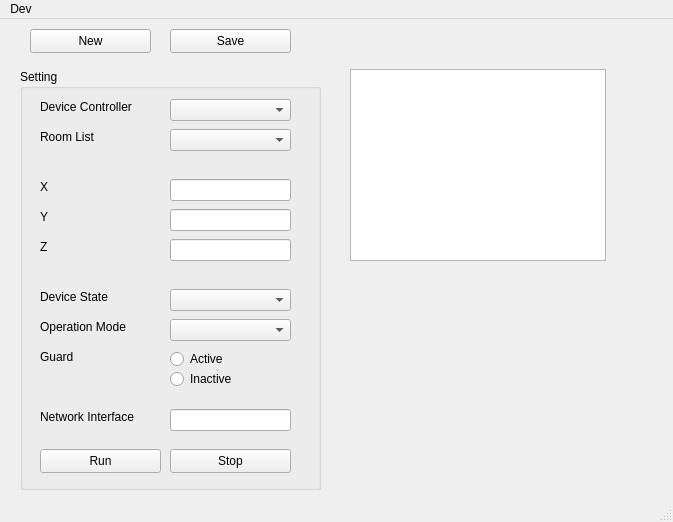
<?xml version="1.0" encoding="UTF-8"?>
<ui version="4.0">
 <class>SimDeviceGUI</class>
 <widget class="QMainWindow" name="SimDeviceGUI">
  <property name="geometry">
   <rect>
    <x>0</x>
    <y>0</y>
    <width>673</width>
    <height>522</height>
   </rect>
  </property>
  <property name="sizePolicy">
   <sizepolicy hsizetype="Fixed" vsizetype="Fixed">
    <horstretch>0</horstretch>
    <verstretch>0</verstretch>
   </sizepolicy>
  </property>
  <property name="windowTitle">
   <string>RHPC Simulator</string>
  </property>
  <widget class="QWidget" name="centralwidget">
   <property name="sizePolicy">
    <sizepolicy hsizetype="Fixed" vsizetype="Fixed">
     <horstretch>0</horstretch>
     <verstretch>0</verstretch>
    </sizepolicy>
   </property>
   <widget class="QGroupBox" name="commandgroupBox">
    <property name="enabled">
     <bool>true</bool>
    </property>
    <property name="geometry">
     <rect>
      <x>20</x>
      <y>50</y>
      <width>301</width>
      <height>421</height>
     </rect>
    </property>
    <property name="title">
     <string>Setting</string>
    </property>
    <widget class="QLabel" name="label_2">
     <property name="geometry">
      <rect>
       <x>20</x>
       <y>30</y>
       <width>101</width>
       <height>16</height>
      </rect>
     </property>
     <property name="text">
      <string>Device Controller</string>
     </property>
    </widget>
    <widget class="QLabel" name="label_3">
     <property name="geometry">
      <rect>
       <x>20</x>
       <y>60</y>
       <width>101</width>
       <height>16</height>
      </rect>
     </property>
     <property name="text">
      <string>Room List</string>
     </property>
    </widget>
    <widget class="QLabel" name="label_4">
     <property name="geometry">
      <rect>
       <x>20</x>
       <y>110</y>
       <width>101</width>
       <height>16</height>
      </rect>
     </property>
     <property name="text">
      <string>X</string>
     </property>
    </widget>
    <widget class="QLabel" name="label_5">
     <property name="geometry">
      <rect>
       <x>20</x>
       <y>140</y>
       <width>101</width>
       <height>16</height>
      </rect>
     </property>
     <property name="text">
      <string>Y</string>
     </property>
    </widget>
    <widget class="QLabel" name="label_6">
     <property name="geometry">
      <rect>
       <x>20</x>
       <y>170</y>
       <width>101</width>
       <height>16</height>
      </rect>
     </property>
     <property name="text">
      <string>Z</string>
     </property>
    </widget>
    <widget class="QLabel" name="label_7">
     <property name="geometry">
      <rect>
       <x>20</x>
       <y>220</y>
       <width>101</width>
       <height>16</height>
      </rect>
     </property>
     <property name="frameShape">
      <enum>QFrame::NoFrame</enum>
     </property>
     <property name="text">
      <string>Device State</string>
     </property>
    </widget>
    <widget class="QLabel" name="label_8">
     <property name="geometry">
      <rect>
       <x>20</x>
       <y>250</y>
       <width>101</width>
       <height>16</height>
      </rect>
     </property>
     <property name="frameShape">
      <enum>QFrame::NoFrame</enum>
     </property>
     <property name="text">
      <string>Operation Mode</string>
     </property>
    </widget>
    <widget class="QLabel" name="label_9">
     <property name="geometry">
      <rect>
       <x>20</x>
       <y>280</y>
       <width>101</width>
       <height>16</height>
      </rect>
     </property>
     <property name="frameShape">
      <enum>QFrame::NoFrame</enum>
     </property>
     <property name="text">
      <string>Guard</string>
     </property>
    </widget>
    <widget class="QLabel" name="label_10">
     <property name="geometry">
      <rect>
       <x>20</x>
       <y>340</y>
       <width>101</width>
       <height>16</height>
      </rect>
     </property>
     <property name="frameShape">
      <enum>QFrame::NoFrame</enum>
     </property>
     <property name="text">
      <string>Network Interface</string>
     </property>
    </widget>
    <widget class="QPushButton" name="runButton">
     <property name="geometry">
      <rect>
       <x>20</x>
       <y>380</y>
       <width>121</width>
       <height>24</height>
      </rect>
     </property>
     <property name="text">
      <string>Run</string>
     </property>
    </widget>
    <widget class="QPushButton" name="stopButton">
     <property name="geometry">
      <rect>
       <x>150</x>
       <y>380</y>
       <width>121</width>
       <height>24</height>
      </rect>
     </property>
     <property name="text">
      <string>Stop</string>
     </property>
    </widget>
    <widget class="QComboBox" name="deviceController">
     <property name="geometry">
      <rect>
       <x>150</x>
       <y>30</y>
       <width>121</width>
       <height>22</height>
      </rect>
     </property>
    </widget>
    <widget class="QComboBox" name="roomList">
     <property name="geometry">
      <rect>
       <x>150</x>
       <y>60</y>
       <width>121</width>
       <height>22</height>
      </rect>
     </property>
    </widget>
    <widget class="QLineEdit" name="xPos">
     <property name="geometry">
      <rect>
       <x>150</x>
       <y>110</y>
       <width>121</width>
       <height>22</height>
      </rect>
     </property>
     <property name="alignment">
      <set>Qt::AlignRight|Qt::AlignTrailing|Qt::AlignVCenter</set>
     </property>
    </widget>
    <widget class="QLineEdit" name="yPos">
     <property name="geometry">
      <rect>
       <x>150</x>
       <y>140</y>
       <width>121</width>
       <height>22</height>
      </rect>
     </property>
     <property name="alignment">
      <set>Qt::AlignRight|Qt::AlignTrailing|Qt::AlignVCenter</set>
     </property>
    </widget>
    <widget class="QLineEdit" name="zPos">
     <property name="geometry">
      <rect>
       <x>150</x>
       <y>170</y>
       <width>121</width>
       <height>22</height>
      </rect>
     </property>
     <property name="alignment">
      <set>Qt::AlignRight|Qt::AlignTrailing|Qt::AlignVCenter</set>
     </property>
    </widget>
    <widget class="QComboBox" name="deviceState">
     <property name="geometry">
      <rect>
       <x>150</x>
       <y>220</y>
       <width>121</width>
       <height>22</height>
      </rect>
     </property>
    </widget>
    <widget class="QComboBox" name="operationMode">
     <property name="geometry">
      <rect>
       <x>150</x>
       <y>250</y>
       <width>121</width>
       <height>22</height>
      </rect>
     </property>
    </widget>
    <widget class="QRadioButton" name="guardActive">
     <property name="geometry">
      <rect>
       <x>150</x>
       <y>280</y>
       <width>89</width>
       <height>20</height>
      </rect>
     </property>
     <property name="text">
      <string>Active</string>
     </property>
    </widget>
    <widget class="QRadioButton" name="guardInactive">
     <property name="geometry">
      <rect>
       <x>150</x>
       <y>300</y>
       <width>89</width>
       <height>20</height>
      </rect>
     </property>
     <property name="text">
      <string>Inactive</string>
     </property>
    </widget>
    <widget class="QLineEdit" name="networkInterface">
     <property name="geometry">
      <rect>
       <x>150</x>
       <y>340</y>
       <width>121</width>
       <height>22</height>
      </rect>
     </property>
     <property name="alignment">
      <set>Qt::AlignRight|Qt::AlignTrailing|Qt::AlignVCenter</set>
     </property>
    </widget>
   </widget>
   <widget class="QPushButton" name="newButton">
    <property name="geometry">
     <rect>
      <x>30</x>
      <y>10</y>
      <width>121</width>
      <height>24</height>
     </rect>
    </property>
    <property name="text">
     <string>New</string>
    </property>
   </widget>
   <widget class="QPushButton" name="saveButton">
    <property name="geometry">
     <rect>
      <x>170</x>
      <y>10</y>
      <width>121</width>
      <height>24</height>
     </rect>
    </property>
    <property name="text">
     <string>Save</string>
    </property>
   </widget>
   <widget class="QTableWidget" name="deviceTable">
    <property name="geometry">
     <rect>
      <x>350</x>
      <y>50</y>
      <width>256</width>
      <height>192</height>
     </rect>
    </property>
   </widget>
  </widget>
  <widget class="QMenuBar" name="menubar">
   <property name="geometry">
    <rect>
     <x>0</x>
     <y>0</y>
     <width>673</width>
     <height>22</height>
    </rect>
   </property>
   <widget class="QMenu" name="menuDev">
    <property name="title">
     <string>Dev</string>
    </property>
    <addaction name="actionDebug"/>
   </widget>
   <addaction name="menuDev"/>
  </widget>
  <widget class="QStatusBar" name="statusbar"/>
  <action name="actionDebug">
   <property name="text">
    <string>Debug</string>
   </property>
  </action>
 </widget>
 <resources/>
 <connections/>
</ui>
